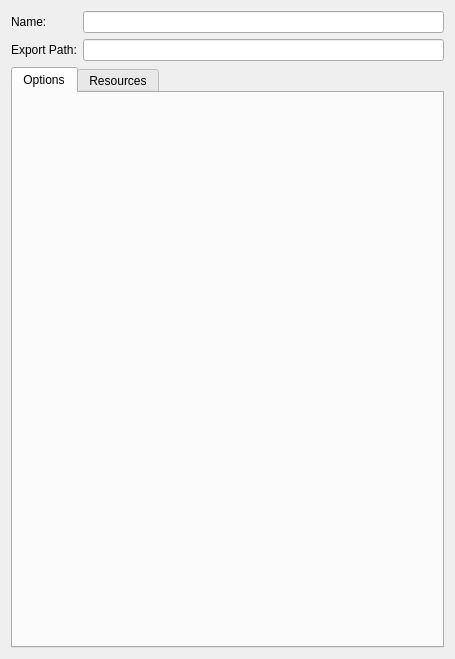
<?xml version="1.0" encoding="UTF-8"?>
<ui version="4.0">
 <class>ExportPresetWidget</class>
 <widget class="QWidget" name="ExportPresetWidget">
  <property name="geometry">
   <rect>
    <x>0</x>
    <y>0</y>
    <width>455</width>
    <height>659</height>
   </rect>
  </property>
  <property name="windowTitle">
   <string>Form</string>
  </property>
  <layout class="QVBoxLayout" name="verticalLayout">
   <item>
    <layout class="QGridLayout" name="gridLayout">
     <property name="bottomMargin">
      <number>0</number>
     </property>
     <item row="0" column="0">
      <widget class="QLabel" name="m_name_label">
       <property name="text">
        <string>Name:</string>
       </property>
      </widget>
     </item>
     <item row="2" column="1">
      <widget class="QLineEdit" name="m_export_path_edit"/>
     </item>
     <item row="0" column="1">
      <widget class="QLineEdit" name="m_name_edit"/>
     </item>
     <item row="2" column="0">
      <widget class="QLabel" name="m_export_path_label">
       <property name="text">
        <string>Export Path:</string>
       </property>
      </widget>
     </item>
    </layout>
   </item>
   <item>
    <widget class="QTabWidget" name="m_tab_widget">
     <property name="currentIndex">
      <number>0</number>
     </property>
     <widget class="QWidget" name="m_options_tab">
      <attribute name="title">
       <string>Options</string>
      </attribute>
      <layout class="QVBoxLayout" name="verticalLayout_2"/>
     </widget>
     <widget class="QWidget" name="m_resources_tab">
      <attribute name="title">
       <string>Resources</string>
      </attribute>
     </widget>
    </widget>
   </item>
  </layout>
 </widget>
 <resources/>
 <connections/>
</ui>
